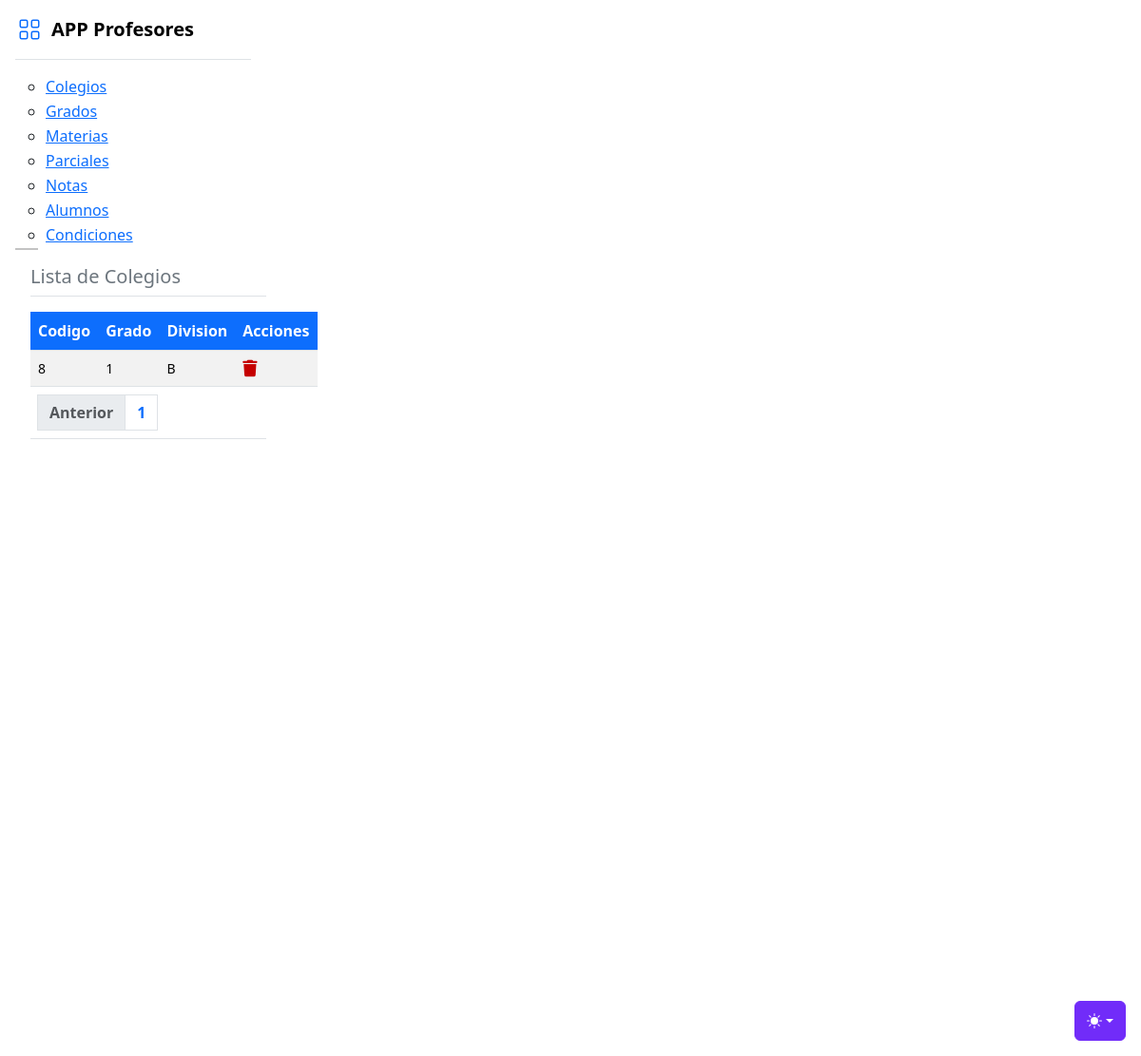
The page /grados/ver on the database as committed earlier.
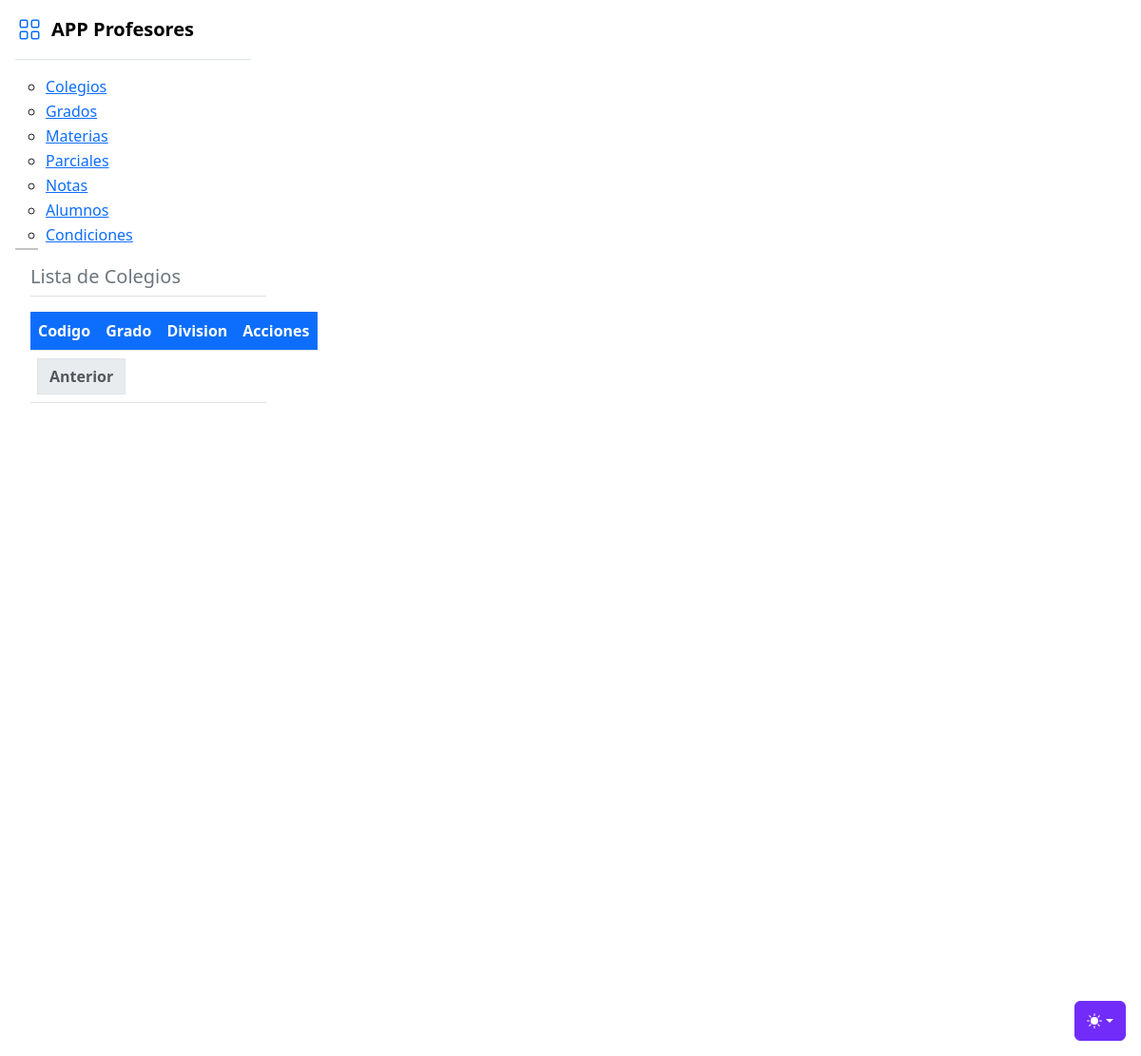
The same page on the database as committed later.
### tables this page shows
CREATE TABLE grados (
  id INTEGER PRIMARY KEY AUTOINCREMENT,
  nombre VARCHAR(255) NOT NULL
, division TEXT);

### routers/grados.py (the view)
@router.get("/grados/ver")
def verGrados(req:Request, page: int = 1):
    verDb = FuncionesDB()
    grados = verDb.mostrarTablaPaginada("grados", page, 15)
    total_grados = verDb.contarFilas("grados")
    total_paginas = math.ceil(total_grados / 15)
    return template.TemplateResponse("grados_ver.html", { "request" : req, "grados": grados, "page": page, "total_paginas": total_paginas })

### templates/grados_ver.html (shortened to what this page needs)
<!doctype html>
<html lang="es" data-bs-theme="auto">
  <head><script src="/templates/static/color-modes.js"></script>
    <link href="/templates/static/bootstrap.min.css" rel="stylesheet">
    <link href="/templates/static/style.css" rel="stylesheet">
    <link rel="stylesheet" href="https://cdnjs.cloudflare.com/ajax/libs/font-awesome/6.0.0-beta3/css/all.min.css" />
    <link rel="stylesheet" href="https://cdn.jsdelivr.net/npm/@docsearch/css@3">
    <link href="/templates/static/sidebars.css" rel="stylesheet">
  </head>
  <body>
    <div class="dropdown position-fixed bottom-0 end-0 mb-3 me-3 bd-mode-toggle">
      <button class="btn btn-bd-primary py-2 dropdown-toggle d-flex align-items-center"
              id="bd-theme"
              type="button"
              aria-expanded="false"
              data-bs-toggle="dropdown"
              aria-label="Toggle theme (auto)">
        <svg class="bi my-1 theme-icon-active" width="1em" height="1em"><use href="#circle-half"></use></svg>
      </button>
    </div>
<main class="d-flex flex-nowrap">
  <div class="flex-shrink-0 p-3" style="width: 280px;">
    <a href="/productos/ver_todos" class="d-flex align-items-center pb-3 mb-3 link-body-emphasis text-decoration-none border-bottom">
      <svg class="bi pe-none me-2" width="30" height="24" style="color: #0D6EFD;"><use xlink:href="#grid"/></svg>
      <span class="fs-5 fw-semibold">APP Profesores</span>
    </a>
    <ul class="list-unstyled ps-0">
      {% include 'menu.html' %}
  <div class="b-example-divider b-example-vr"></div>
  <div class="m-3 w-100 vh-100">
    <h5 class="text-secondary">Lista de Colegios</h5>
    <div class="border-top mb-3 w-100"></div>
    <article>
      <table class="table table-striped m-0 bg-success text-white">
          <thead>
              <tr>
                  <th class="centrado bg-primary text-white">Codigo</th>
                  <th class="centrado bg-primary text-white">Grado</th>
                  <th class="centrado bg-primary text-white">Division</th>
                  <th class="centrado bg-primary text-white">Acciones</th>
              </tr>
          </thead>
          <tbody>
          {% for grado in grados %}
              <tr>
                  <td class="centrado small">{{ grado[0] }}</td>
                  <td class="centrado small">{{ grado[1] }}</td>
                  <td class="centrado small">{{ grado[2] }}</td>
                  <td class="centrado small">
                    <a href="#" onclick="confirmarBorrado('{{ grado[0] }}')">
                    </a>
                      </td>
              </tr>
              {% endfor %}
              </div>
      <table class="table table-striped m-0">
          <thead><tr><th class="text-white m-0">
      <nav aria-label="Page navigation example m-0">
          <ul class="pagination">
              <li class="page-item">
                  {% if page > 1 %}
                      <a class="page-link" href="/grados/ver?page={{ page - 1 }}">Anterior</a>
                      {% else %}
                      <li class="page-item disabled">
                          <a class="page-link">Anterior</a>
                      </li>
                  {% endif %}
              </li>
              {% for i in range(total_paginas) %}
                  <li class="page-item"><a class="page-link" href="/grados/ver?page={{ i + 1 }}">{{ i + 1 }}</a></li>
              {% endfor %}
          </ul>
      </nav>
      </tr></thead>
  </table>
  </div>
</main>
</body>
</html>

Rows that differ between the two databases and show on the page:
removed grados: id "8", nombre "1", division "B"
Other text that changed with them:
list line gone: "1"
